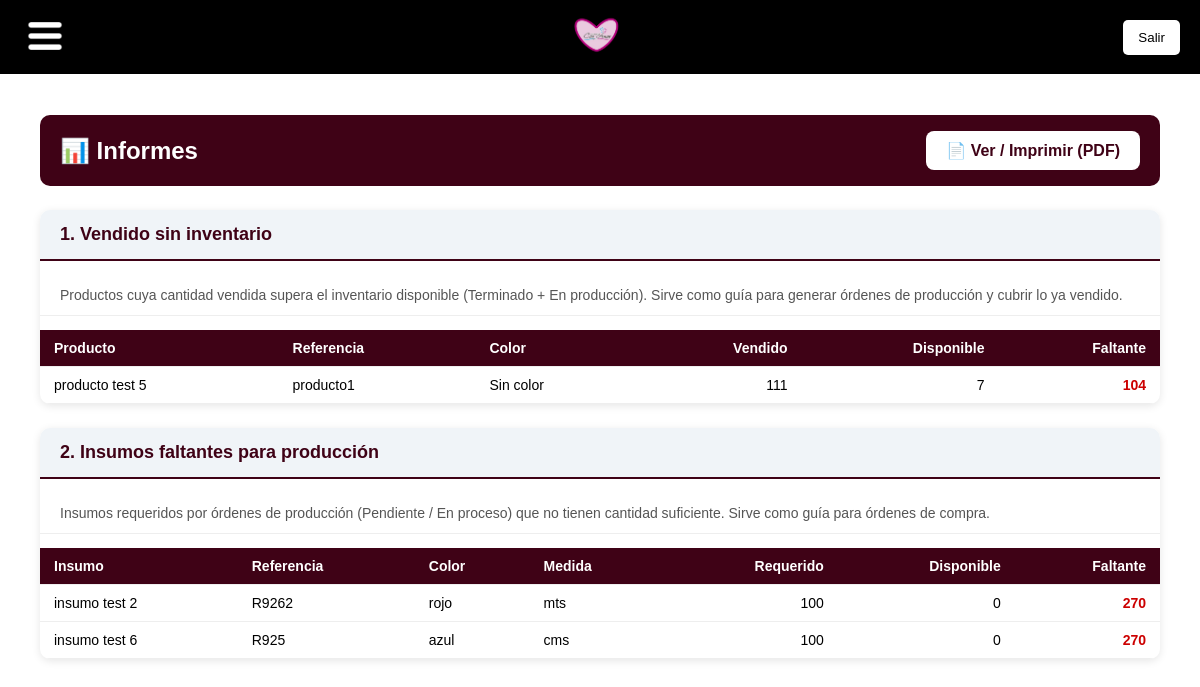
The page /informes/ on the database its author committed.
### app_alejandra/models.py (models this page shows, shortened)
class Producto(models.Model):
    imagen = models.ImageField(upload_to='productos/', blank=True, null=True)
    referencia = models.CharField(max_length=100, unique=True)
    nombre = models.CharField(max_length=100)
    colores = models.ManyToManyField(Color)
    es_paquete = models.BooleanField(default=False)
    cantidad_por_paquete = models.PositiveIntegerField(blank=True, null=True)

class Color(models.Model):
    nombre = models.CharField(max_length=50, unique=True)

class Insumo2(models.Model):
    imagen_url = models.CharField(max_length=500, blank=True, null=True)  # Guardará la URL de la imagen
    referencia = models.CharField(max_length=500, unique=True, null=True)
    nombre = models.CharField(max_length=500, null=True)
    medida = models.ForeignKey('Medida', on_delete=models.CASCADE)
    colores = models.ManyToManyField('Color')

class Medida(models.Model):
    nombre = models.CharField(max_length=50, unique=True)

### app_alejandra/views.py (the view)
# urls.py: path('informes/', views.informes_view, name='informes'),
def informes_view(request):
    reporte_vendido = _get_informe_vendido_sin_inventario()
    reporte_insumos = _get_informe_insumos_faltantes()
    return render(request, 'informes.html', {
        'reporte_vendido': reporte_vendido,
        'reporte_insumos': reporte_insumos,
    })

### app_alejandra/templates/informes.html (shortened to what this page needs)
{% extends "base.html" %}
{% block content %}
<div class="informes-container">
    <div class="informes-header">
        <h1>📊 Informes</h1>
        <a href="{% url 'informes_pdf' %}?print=1" target="_blank" class="btn-pdf">📄 Ver / Imprimir (PDF)</a>
    </div>
    <div class="report-section">
        <h2>1. Vendido sin inventario</h2>
        <p class="intro">Productos cuya cantidad vendida supera el inventario disponible (Terminado + En producción). Sirve como guía para generar órdenes de producción y cubrir lo ya vendido.</p>
        {% if reporte_vendido %}
        <table class="report-table">
            <thead>
                <tr>
                    <th>Producto</th>
                    <th>Referencia</th>
                    <th>Color</th>
                    <th class="num">Vendido</th>
                    <th class="num">Disponible</th>
                    <th class="num">Faltante</th>
                </tr>
            </thead>
            <tbody>
                {% for r in reporte_vendido %}
                <tr>
                    <td>{{ r.producto_nombre }}</td>
                    <td>{{ r.producto_referencia }}</td>
                    <td>{{ r.color_nombre }}</td>
                    <td class="num">{{ r.vendido }}</td>
                    <td class="num">{{ r.disponible }}</td>
                    <td class="num faltante">{{ r.faltante }}</td>
                </tr>
                {% endfor %}
            </tbody>
        </table>
        {% else %}
        <p class="empty-msg">No hay faltantes: lo vendido está cubierto por inventario disponible.</p>
        {% endif %}
    </div>
    <div class="report-section">
        <h2>2. Insumos faltantes para producción</h2>
        <p class="intro">Insumos requeridos por órdenes de producción (Pendiente / En proceso) que no tienen cantidad suficiente. Sirve como guía para órdenes de compra.</p>
        {% if reporte_insumos %}
        <table class="report-table">
            <thead>
                <tr>
                    <th>Insumo</th>
                    <th>Referencia</th>
                    <th>Color</th>
                    <th>Medida</th>
                    <th class="num">Requerido</th>
                    <th class="num">Disponible</th>
                    <th class="num">Faltante</th>
                </tr>
            </thead>
            <tbody>
                {% for r in reporte_insumos %}
                <tr>
                    <td>{{ r.insumo_nombre }}</td>
                    <td>{{ r.insumo_referencia }}</td>
                    <td>{{ r.color_nombre }}</td>
                    <td>{{ r.medida_nombre }}</td>
                    <td class="num">{{ r.requerido }}</td>
                    <td class="num">{{ r.disponible }}</td>
                    <td class="num faltante">{{ r.faltante }}</td>
                </tr>
                {% endfor %}
            </tbody>
        </table>
        {% else %}
        <p class="empty-msg">No hay insumos faltantes para las órdenes de producción activas, o no hay órdenes Pendiente/En proceso.</p>
        {% endif %}
    </div>
</div>
{% endblock %}

### app_alejandra/templates/informes.html (style rules this page uses)
.informes-container { max-width: 1200px; margin: 0 auto; padding: 20px; }
.informes-header { display: flex; justify-content: space-between; align-items: center; margin-bottom: 24px; padding: 16px 20px; background: #3F0216; color: white; border-radius: 10px; }
.informes-header h1 { margin: 0; font-size: 24px; }
.btn-pdf { background: white; color: #3F0216; border: none; padding: 10px 20px; border-radius: 8px; font-weight: bold; cursor: pointer; text-decoration: none; display: inline-flex; align-items: center; gap: 8px; }
.report-section { background: white; border-radius: 10px; box-shadow: 0 2px 8px rgba(0,0,0,0.1); margin-bottom: 24px; overflow: hidden; }
.report-section h2 { margin: 0; padding: 14px 20px; background: #f0f4f8; color: #3F0216; font-size: 18px; border-bottom: 2px solid #3F0216; }
.report-section .intro { padding: 12px 20px; color: #555; font-size: 14px; border-bottom: 1px solid #eee; }
.report-table { width: 100%; border-collapse: collapse; font-size: 14px; }
.report-table th, .report-table td { padding: 10px 14px; text-align: left; border-bottom: 1px solid #eee; }
.report-table th { background: #3F0216; color: white; font-weight: 600; }
.report-table .num { text-align: right; }
.report-table .faltante { font-weight: bold; color: #c00; }

### rows shown on the page
Producto: producto_nombre "producto test 5", producto_referencia "producto1"
Color: color_nombre "Sin color"
Insumo2: insumo_nombre "insumo test 2", insumo_referencia "R9262"
Color: color_nombre "rojo"
Medida: medida_nombre "mts"
Insumo2: insumo_nombre "insumo test 6", insumo_referencia "R925"
Color: color_nombre "azul"
Medida: medida_nombre "cms"

### other values the page prints
{{ r.vendido }} "111"
{{ r.disponible }} "7"
{{ r.faltante }} "104"
{{ r.requerido }} "100" "100"
{{ r.disponible }} "0" "0"
{{ r.faltante }} "270" "270"
